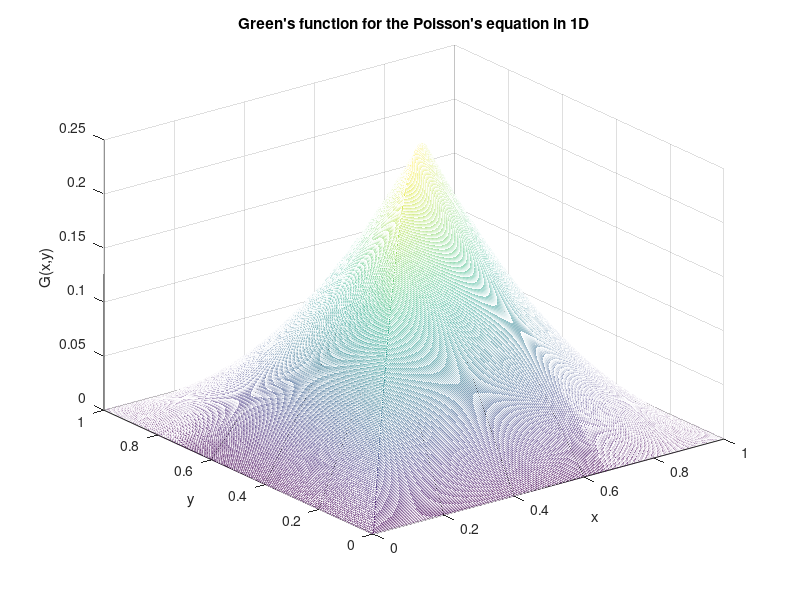

Reproduce this figure in MATLAB.
id='Green''s function for the Poisson''s equation in 1D';
disp(id)
% Jan Mandel, February 2020
n=500;
g=[0:n]/n;
[x,y]=meshgrid(g,g);
green = @(x,y)x.*(1-y).*(y>x) + y.*(1-x).*(y<=x);
z = green(x,y);
mesh(x,y,z)
grid on
title(id)
xlabel x
ylabel y
zlabel G(x,y)
drawnow
%input('press enter to continue')
% plot some lines
hold on
for a=[1:4]/5
    x=[0,a];
    y=[a,a];
    z=green(x,y);
    plot3(x,y,z,'k');
    x=[a,1];
    y=[a,a];
    z=green(x,y);
    plot3(x,y,z,'k');
end
for a=[1:4]/5
    y=[0,a];
    x=[a,a];
    z=green(x,y);
    plot3(x,y,z,'k');
    y=[a,1];
    x=[a,a];
    z=green(x,y);
    plot3(x,y,z,'k');
end
hold off